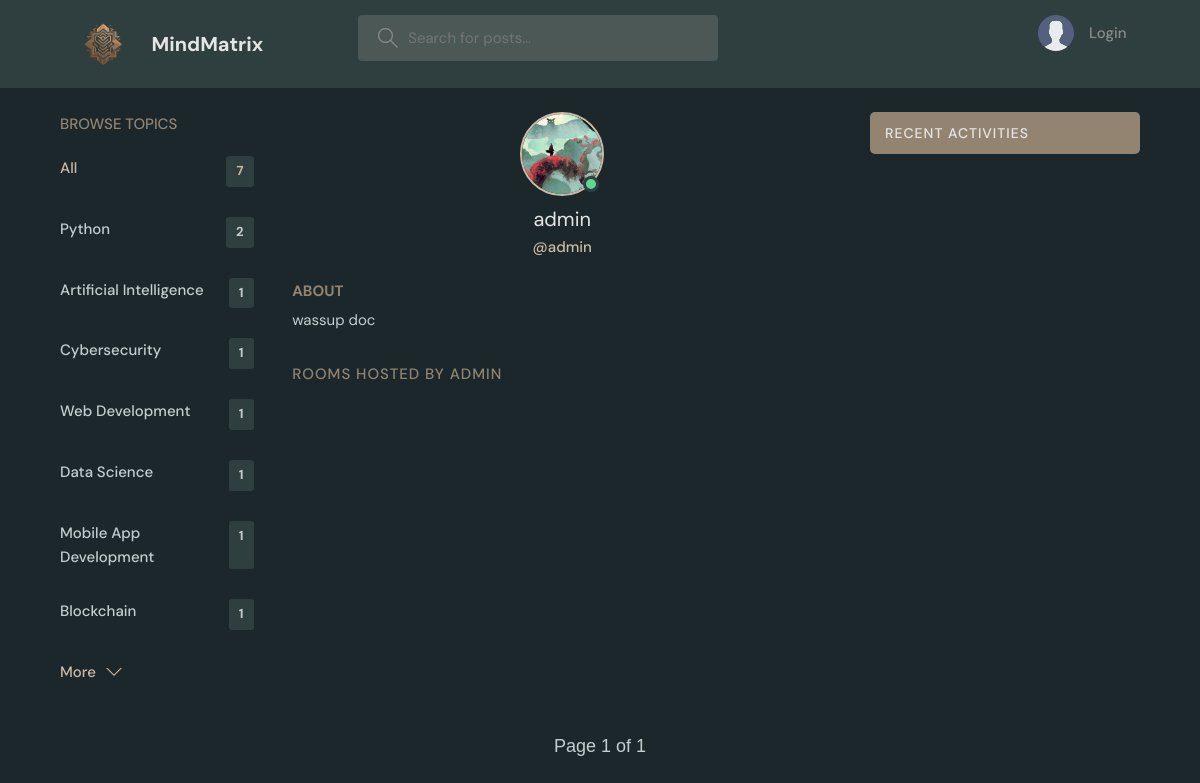
Page /profile/1/ on the committed database.
### base/models.py (models this page shows, shortened)
class Topic(models.Model):
    name=models.CharField(max_length=200)

class User(AbstractUser):
    name = models.CharField(max_length=200,null=True)
    email=models.EmailField(null=True,unique=True)
    bio=models.TextField(null=True)
    avatar = models.ImageField(null=True,default="avatar.svg")
    USERNAME_FIELD = 'email'
    REQUIRED_FIELDS = []

### base/views.py (the view)
# urls.py: path('profile/<str:pk>/', views.userProfile, name="user-profile"),
def userProfile(request, pk):
    user = User.objects.get(id=pk)
    rooms = user.room_set.all()
    room_messages = user.message_set.all()[0:4]
    topics = Topic.objects.all()[0:7]
    paginate = Paginator(rooms,3)
    Page = request.GET.get('page')
    list=paginate.get_page(Page)
    context = {'user': user, 'rooms': rooms,
               'room_messages': room_messages, 'topics': topics,"list":list}
    return render(request, 'base/profile.html', context)

### base/templates/base/profile.html (shortened to what this page needs)
{% extends 'main.html' %}
{% block content %}
<main class="profile-page layout layout--3">
    <div class="container">
      {% include 'base/topics_component.html' %}
      <div class="roomList">
        <div class="profile">
          <div class="profile__avatar">
            <div class="avatar avatar--large active">
              <img src="{{user.avatar.url}}" />
            </div>
          </div>
          <div class="profile__info">
            <h3>{{user.name}}</h3>
            <p>@{{user.username}}</p>
          </div>
          <div class="profile__about">
            <h3>About</h3>
            <p>
              {{ user.bio }}
            </p>
          </div>
        </div>
        <div class="roomList__header">
          <div>
            <h2>Rooms Hosted by {{user.name}}</a>
            </h2>
          </div>
        </div>
      </div>
      {% include 'base/activity_component.html' %}
    </div>
    <br><br>
  <div style=" font-family: sans-serif; font-size: 1.8rem; width:100%; text-align: center; padding-bottom: 8rem; ">
    Page {{list.number}} of {{list.paginator.num_pages}}
  </div>
</main>
{% endblock content %}

### templates/main.html (shortened to what this page needs)
<!DOCTYPE html>
{% load static %}
<html lang="en">
  <head>
    <link rel="stylesheet" href="{% static 'styles/style.css' %}" />
  </head>
  <body>
    {% include 'navbar.html' %}
    {% block content %}
    {% endblock %}
  </body>
</html>

### templates/navbar.html (shortened to what this page needs)
{% load static %}
<header class="header header--loggedIn">
    <div class="container">
      <a href="{% url 'home' %}" class="header__logo">
        <img src="{% static 'images/favicon.png' %}" />
        <h1>MindMatrix</h1>
      </a>
      <form class="header__search" method="GET" action="{% url 'home' %}">
        <label>
          <input name ="q" placeholder="Search for posts..."/>
        </label>
      </form>
      <nav class="header__menu">
        {% if request.user.is_authenticated %}
        <div class="header__user">
          <a href="{% url 'update-user' %}">
            <div class="avatar avatar--medium active">
              <img src="{{ request.user.avatar.url }}" />
            </div>
            <p>{{request.user.name}}<span>@{{request.user.username}}</span></p>
          </a>
          <button class="dropdown-button">
            <svg version="1.1" xmlns="http://www.w3.org/2000/svg" width="32" height="32" viewBox="0 0 32 32">
              <title>chevron-down</title>
              <path d="M16 21l-13-13h-3l16 16 16-16h-3l-13 13z"></path>
            </svg>
          </button>
        </div>
        {% else %}
        <a href="{% url 'login' %}">
          <img src="{% static 'images/avatar.svg' %}" />
          <p>Login</p>
        </a>
        {% endif %}
      </nav>
    </div>
  </header>

### base/templates/base/topics_component.html
<div class="topics">
    <div class="topics__header">
      <h2>Browse Topics</h2>
    </div>
    <div>
    <ul class="topics__list">
      <li>
        <a href="{% url 'home' %}" class="active">All <span>{{topics.all.count}}</span></a>
      </li>
      {% for topic in topics %}
      {% if topic.room_set.all.count > 0 %}
      <li>
        <a href="{% url 'home' %}?q={{topic.name}}">{{topic.name}}<span>{{topic.room_set.all.count}}</span></a>
      </li>
      {% endif %}
      {% endfor %}
    </ul>
  </div>
    <a class="btn btn--link" href="{% url 'topics' %}">
      More
      <svg version="1.1" xmlns="http://www.w3.org/2000/svg" width="32" height="32" viewBox="0 0 32 32">
        <title>chevron-down</title>
        <path d="M16 21l-13-13h-3l16 16 16-16h-3l-13 13z"></path>
      </svg>
    </a>
  </div>

### base/templates/base/activity_component.html (shortened to what this page needs)
<div class="activities">
    <div class="activities__header">
      <h2>Recent Activities</h2>
    </div>
  </div>

### rows in the picture
Topic: name "Python", room_set.all.count "2"
Topic: name "Artificial Intelligence", room_set.all.count "1"
Topic: name "Cybersecurity", room_set.all.count "1"
Topic: name "Web Development", room_set.all.count "1"
Topic: name "Data Science", room_set.all.count "1"
Topic: name "Mobile App Development", room_set.all.count "1"
Topic: name "Blockchain", room_set.all.count "1"
User: avatar (picture), name "admin", username "admin", bio "wassup doc", name "ADMIN"

### other values in the picture
{{ topics.all.count }} "7"
{{ list.number }} "1"
{{ list.paginator.num_pages }} "1"
